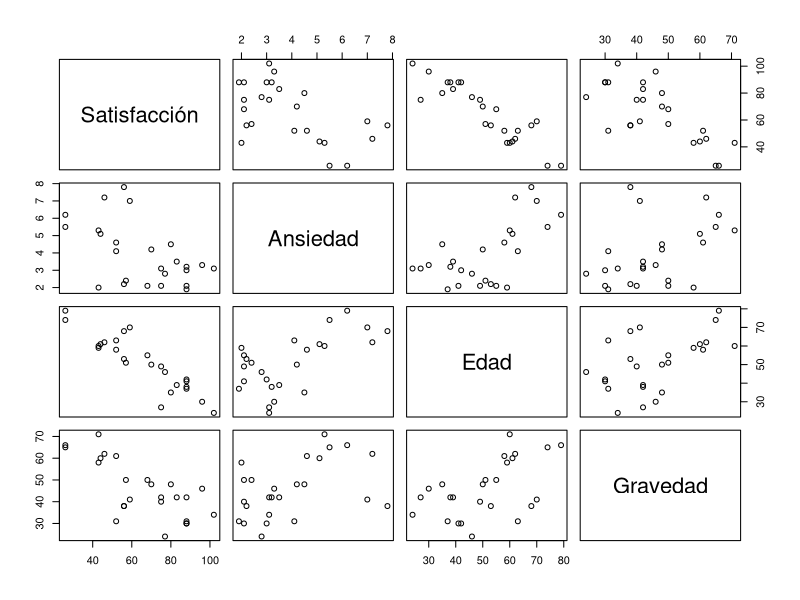
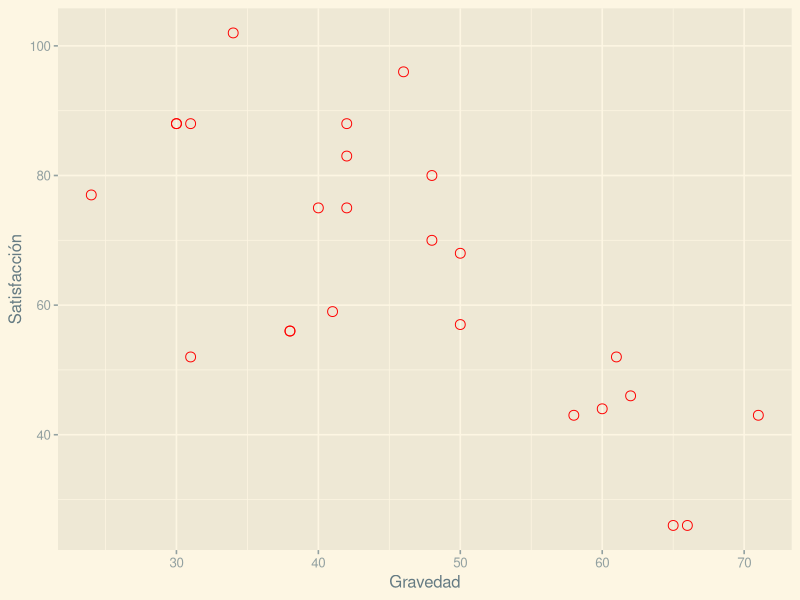
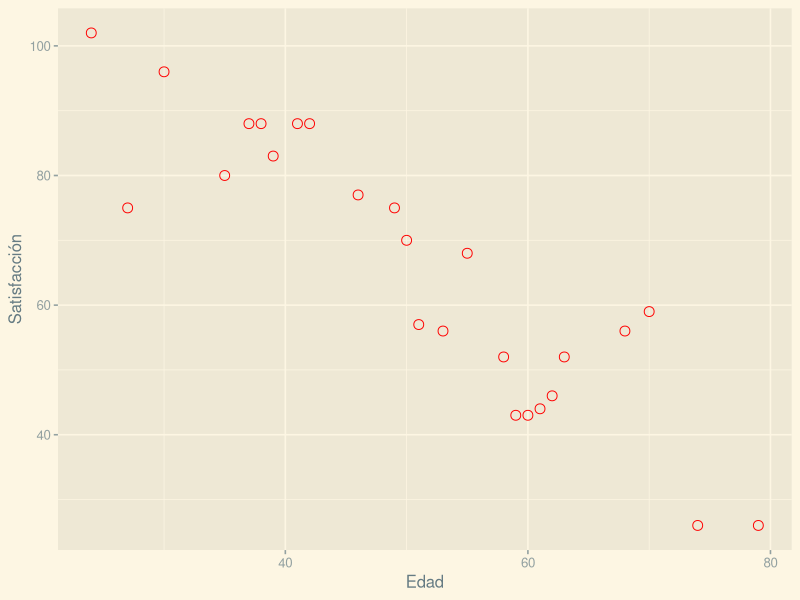
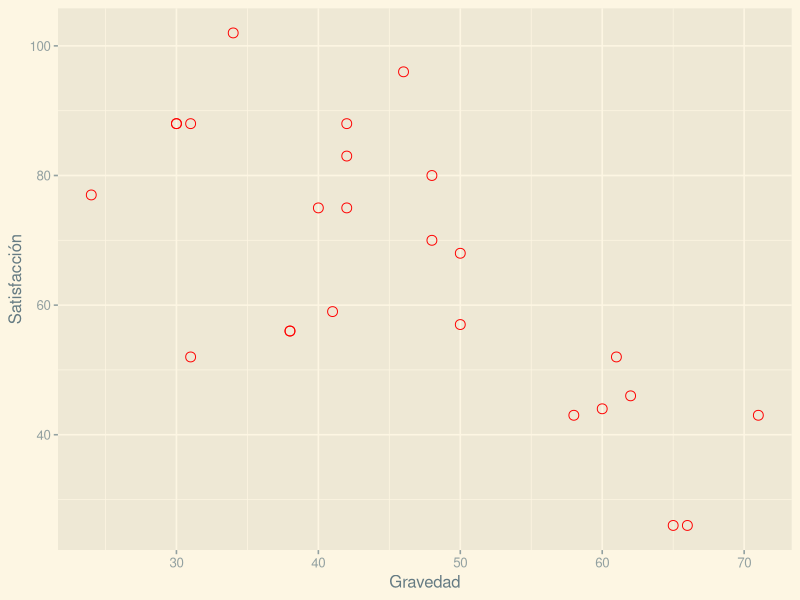
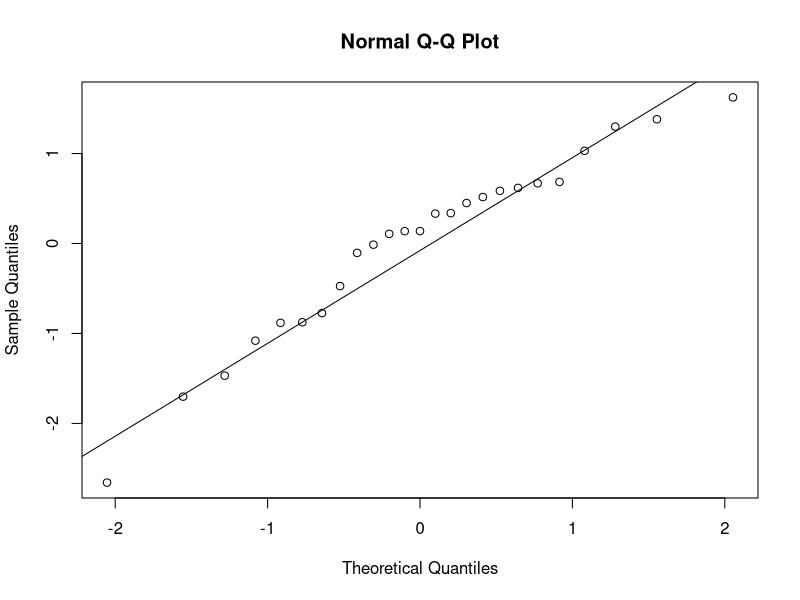
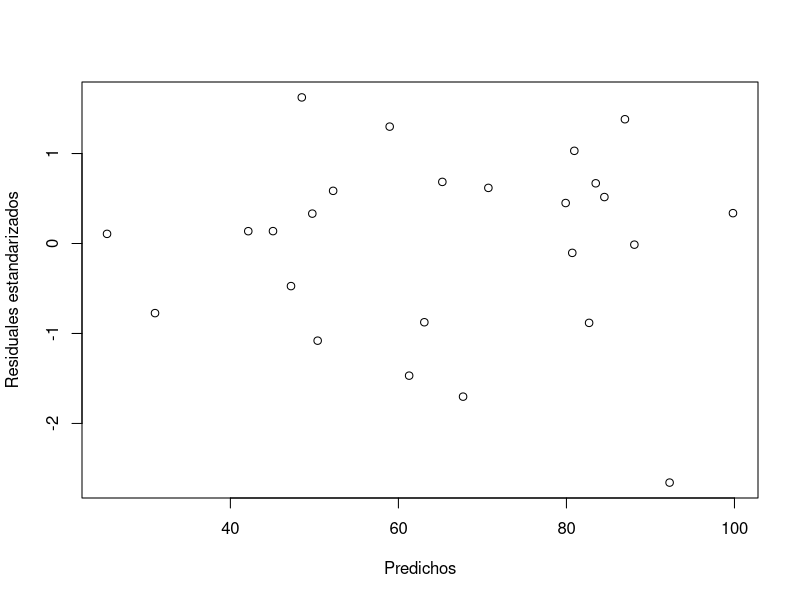
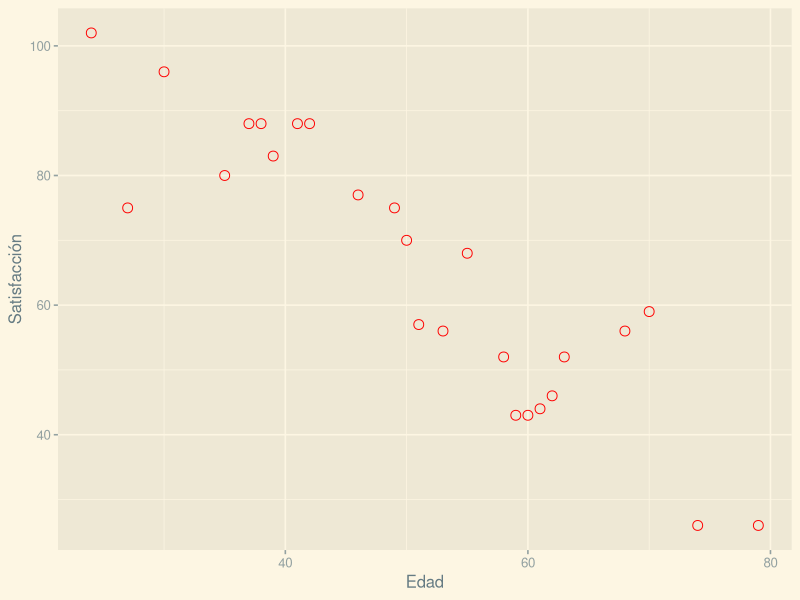
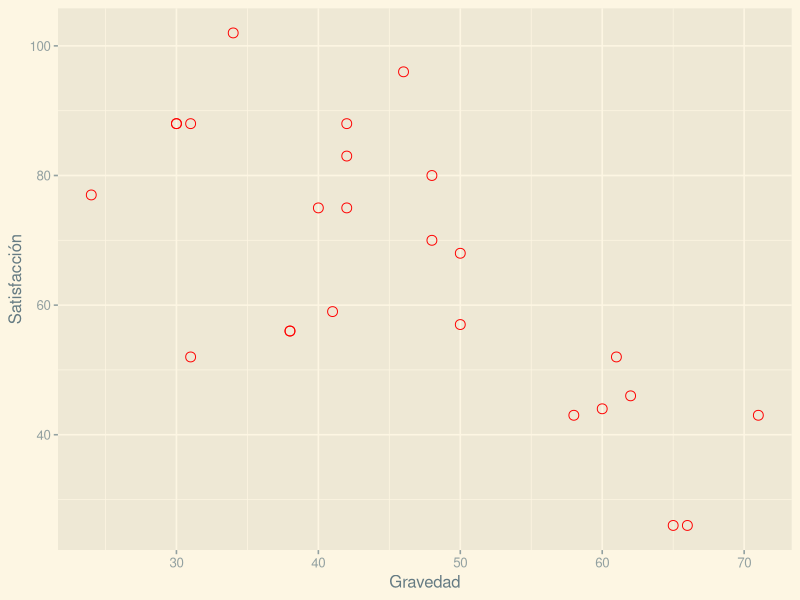

Here is the R script that generated these plots, in order:
## ---- chunk 1
#install.packages("car")
knitr::opts_chunk$set(echo = TRUE)
# Chunk options
knitr::opts_chunk$set(
 fig.width = 4,
 fig.asp = 0.7,
 out.width = "80%"
)

## ---- chunk 2
library(readxl)
library(ggplot2)
library("ggthemes")

Datos_actividad <- read_excel("Datos_actividad.xlsx", 
    col_types = c("numeric", "numeric", "numeric", 
        "numeric", "numeric"))

## ---- chunk 3
pairs(~Satisfacción + Ansiedad + Edad + Gravedad, data =  Datos_actividad)

ggplot(data = Datos_actividad) + 
  geom_point(mapping = aes(x = Gravedad, y = Satisfacción),color = "red", size = 3, shape = 1) +
  theme_solarized_2()

ggplot(data = Datos_actividad) + 
  geom_point(mapping = aes(x = Edad, y = Satisfacción),color = "red", size = 3, shape = 1) +
  theme_solarized_2()

ggplot(data = Datos_actividad) + 
  geom_point(mapping = aes(x = Gravedad, y = Satisfacción),color = "red", size = 3, shape = 1) +
  theme_solarized_2()

## ---- chunk 4
modelo <- lm(Satisfacción ~ Ansiedad + Gravedad + Edad + Médico_Quirúrgico, data = Datos_actividad)
summary(modelo)

## ---- chunk 5
# Stepwise

modelo_completo<-lm(Satisfacción~.,data = Datos_actividad)
modelo_reducido<-lm(Satisfacción~1,data = Datos_actividad)
####Seleccion de var stepwise
step(modelo_reducido,scope=list(lower=modelo_reducido,
                                upper=modelo_completo),
     direction = "both")


## ---- chunk 6
# Mejor modelo
mejor_modelo <- lm(Satisfacción ~ Gravedad + Edad, data = Datos_actividad)
summary(mejor_modelo)

## ---- chunk 7
#install.packages("car")
library(car)
car::vif(mejor_modelo)
## ---- chunk 8
dato <- data.frame(Gravedad = 45, Edad = 60)
predict(mejor_modelo, newdata = dato,
        interval = 'confidence', level = 0.95, se.fit = TRUE)

## ---- chunk 9
resi_rlm6<-rstandard(mejor_modelo) #Se obtienen los residuales estandarizados
qqnorm(resi_rlm6) #Gráfico QQ
qqline(resi_rlm6) #Línea del gráfico QQ
shapiro.test(resi_rlm6) #Prueba de Shapiro-Wilks usando residuales estandarizados

## ---- chunk 10
predichos_rlm6<-predict(mejor_modelo) #Se obtienen los valores predichos
# Gráfico para observar varianza de los residuales
plot(predichos_rlm6,resi_rlm6,xlab = "Predichos",ylab="Residuales estandarizados")

## ---- chunk 11
ggplot(data = Datos_actividad) + 
  geom_point(mapping = aes(x = Edad, y = Satisfacción),color = "red", size = 3, shape = 1) +
  theme_solarized_2()

ggplot(data = Datos_actividad) + 
  geom_point(mapping = aes(x = Gravedad, y = Satisfacción),color = "red", size = 3, shape = 1) +
  theme_solarized_2()
